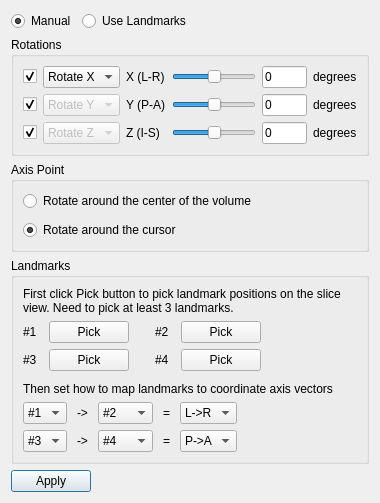
     <widget class="QWidget" name="tabRotate">
      <attribute name="title">
       <string>Rotate</string>
      </attribute>
      <layout class="QVBoxLayout" name="verticalLayout_3">
       <property name="sizeConstraint">
        <enum>QLayout::SetDefaultConstraint</enum>
       </property>
       <item>
        <layout class="QHBoxLayout" name="horizontalLayout_3">
         <property name="topMargin">
          <number>0</number>
         </property>
         <item>
          <widget class="QRadioButton" name="radioButtonRotateManual">
           <property name="text">
            <string>Manual</string>
           </property>
           <property name="checkable">
            <bool>true</bool>
           </property>
           <property name="checked">
            <bool>true</bool>
           </property>
          </widget>
         </item>
         <item>
          <widget class="QRadioButton" name="radioButtonRotateLandmarks">
           <property name="text">
            <string>Use Landmarks</string>
           </property>
           <property name="autoExclusive">
            <bool>true</bool>
           </property>
          </widget>
         </item>
         <item>
          <spacer name="horizontalSpacer_4">
           <property name="orientation">
            <enum>Qt::Horizontal</enum>
           </property>
           <property name="sizeHint" stdset="0">
            <size>
             <width>40</width>
             <height>20</height>
            </size>
           </property>
          </spacer>
         </item>
        </layout>
       </item>
       <item>
        <widget class="QGroupBox" name="groupBox">
         <property name="title">
          <string>Rotations</string>
         </property>
         <layout class="QGridLayout" name="gridLayout" columnstretch="0,0,0,1,0,0">
          <property name="horizontalSpacing">
           <number>6</number>
          </property>
          <item row="0" column="0">
           <widget class="QCheckBox" name="checkBoxRotateX">
            <property name="text">
             <string/>
            </property>
            <property name="checked">
             <bool>true</bool>
            </property>
           </widget>
          </item>
          <item row="0" column="1">
           <widget class="QComboBox" name="comboBoxRotateX">
            <property name="maximumSize">
             <size>
              <width>16777215</width>
              <height>16777215</height>
             </size>
            </property>
            <item>
             <property name="text">
              <string>Rotate X</string>
             </property>
            </item>
            <item>
             <property name="text">
              <string>Rotate Y</string>
             </property>
            </item>
            <item>
             <property name="text">
              <string>Rotate Z</string>
             </property>
            </item>
           </widget>
          </item>
          <item row="0" column="5">
           <widget class="QLabel" name="label_8">
            <property name="text">
             <string>degrees</string>
            </property>
           </widget>
          </item>
          <item row="1" column="0">
           <widget class="QCheckBox" name="checkBoxRotateY">
            <property name="text">
             <string/>
            </property>
            <property name="checked">
             <bool>true</bool>
            </property>
           </widget>
          </item>
          <item row="1" column="1">
           <widget class="QComboBox" name="comboBoxRotateY">
            <property name="enabled">
             <bool>false</bool>
            </property>
            <property name="currentIndex">
             <number>1</number>
            </property>
            <item>
             <property name="text">
              <string>Rotate X</string>
             </property>
            </item>
            <item>
             <property name="text">
              <string>Rotate Y</string>
             </property>
            </item>
            <item>
             <property name="text">
              <string>Rotate Z</string>
             </property>
            </item>
           </widget>
          </item>
          <item row="1" column="5">
           <widget class="QLabel" name="label_9">
            <property name="enabled">
             <bool>true</bool>
            </property>
            <property name="text">
             <string>degrees</string>
            </property>
           </widget>
          </item>
          <item row="2" column="0">
           <widget class="QCheckBox" name="checkBoxRotateZ">
            <property name="text">
             <string/>
            </property>
            <property name="checked">
             <bool>true</bool>
            </property>
           </widget>
          </item>
          <item row="2" column="1">
           <widget class="QComboBox" name="comboBoxRotateZ">
            <property name="enabled">
             <bool>false</bool>
            </property>
            <property name="currentIndex">
             <number>2</number>
            </property>
            <item>
             <property name="text">
              <string>Rotate X</string>
             </property>
            </item>
            <item>
             <property name="text">
              <string>Rotate Y</string>
             </property>
            </item>
            <item>
             <property name="text">
              <string>Rotate Z</string>
             </property>
            </item>
           </widget>
          </item>
          <item row="2" column="5">
           <widget class="QLabel" name="label_10">
            <property name="enabled">
             <bool>true</bool>
            </property>
            <property name="text">
             <string>degrees</string>
            </property>
           </widget>
          </item>
          <item row="0" column="3">
           <widget class="QSlider" name="horizontalSliderRotateX">
            <property name="sizePolicy">
             <sizepolicy hsizetype="Expanding" vsizetype="Fixed">
              <horstretch>1</horstretch>
              <verstretch>0</verstretch>
             </sizepolicy>
            </property>
            <property name="minimum">
             <number>-180</number>
            </property>
            <property name="maximum">
             <number>180</number>
            </property>
            <property name="orientation">
             <enum>Qt::Horizontal</enum>
            </property>
           </widget>
          </item>
          <item row="0" column="4">
           <widget class="QLineEdit" name="lineEditRotateX">
            <property name="maximumSize">
             <size>
              <width>45</width>
              <height>16777215</height>
             </size>
            </property>
            <property name="text">
             <string>0</string>
            </property>
           </widget>
          </item>
          <item row="1" column="4">
           <widget class="QLineEdit" name="lineEditRotateY">
            <property name="enabled">
             <bool>true</bool>
            </property>
            <property name="maximumSize">
             <size>
              <width>45</width>
              <height>16777215</height>
             </size>
            </property>
            <property name="text">
             <string>0</string>
            </property>
           </widget>
          </item>
          <item row="2" column="4">
           <widget class="QLineEdit" name="lineEditRotateZ">
            <property name="enabled">
             <bool>true</bool>
            </property>
            <property name="maximumSize">
             <size>
              <width>45</width>
              <height>16777215</height>
             </size>
            </property>
            <property name="text">
             <string>0</string>
            </property>
           </widget>
          </item>
          <item row="1" column="3">
           <widget class="QSlider" name="horizontalSliderRotateY">
            <property name="enabled">
             <bool>true</bool>
            </property>
            <property name="sizePolicy">
             <sizepolicy hsizetype="Expanding" vsizetype="Fixed">
              <horstretch>1</horstretch>
              <verstretch>0</verstretch>
             </sizepolicy>
            </property>
            <property name="minimum">
             <number>-180</number>
            </property>
            <property name="maximum">
             <number>180</number>
            </property>
            <property name="orientation">
             <enum>Qt::Horizontal</enum>
            </property>
           </widget>
          </item>
          <item row="2" column="3">
           <widget class="QSlider" name="horizontalSliderRotateZ">
            <property name="enabled">
             <bool>true</bool>
            </property>
            <property name="sizePolicy">
             <sizepolicy hsizetype="Expanding" vsizetype="Fixed">
              <horstretch>1</horstretch>
              <verstretch>0</verstretch>
             </sizepolicy>
            </property>
            <property name="minimum">
             <number>-180</number>
            </property>
            <property name="maximum">
             <number>180</number>
            </property>
            <property name="orientation">
             <enum>Qt::Horizontal</enum>
            </property>
           </widget>
          </item>
          <item row="0" column="2">
           <widget class="QLabel" name="label_19">
            <property name="text">
             <string>X (L-R)</string>
            </property>
           </widget>
          </item>
          <item row="1" column="2">
           <widget class="QLabel" name="label_20">
            <property name="text">
             <string>Y (P-A)</string>
            </property>
           </widget>
          </item>
          <item row="2" column="2">
           <widget class="QLabel" name="label_21">
            <property name="text">
             <string>Z (I-S)</string>
            </property>
           </widget>
          </item>
         </layout>
        </widget>
       </item>
       <item>
        <widget class="QGroupBox" name="groupBoxAxis">
         <property name="title">
          <string>Axis Point</string>
         </property>
         <layout class="QVBoxLayout" name="verticalLayout">
          <property name="spacing">
           <number>9</number>
          </property>
          <item>
           <widget class="QRadioButton" name="radioButtonAroundCenter">
            <property name="text">
             <string>Rotate around the center of the volume</string>
            </property>
            <property name="checked">
             <bool>false</bool>
            </property>
           </widget>
          </item>
          <item>
           <widget class="QRadioButton" name="radioButtonAroundCursor">
            <property name="text">
             <string>Rotate around the cursor</string>
            </property>
            <property name="checked">
             <bool>true</bool>
            </property>
           </widget>
          </item>
         </layout>
        </widget>
       </item>
       <item>
        <widget class="QGroupBox" name="groupBoxLandmarks">
         <property name="sizePolicy">
          <sizepolicy hsizetype="Preferred" vsizetype="Preferred">
           <horstretch>0</horstretch>
           <verstretch>0</verstretch>
          </sizepolicy>
         </property>
         <property name="title">
          <string>Landmarks</string>
         </property>
         <layout class="QVBoxLayout" name="verticalLayout_7">
          <item>
           <widget class="QLabel" name="label_14">
            <property name="text">
             <string>First click Pick button to pick landmark positions on the slice view. Need to pick at least 3 landmarks.</string>
            </property>
            <property name="wordWrap">
             <bool>true</bool>
            </property>
           </widget>
          </item>
          <item>
           <layout class="QGridLayout" name="gridLayout_4">
            <item row="0" column="0">
             <widget class="QLabel" name="label_11">
              <property name="text">
               <string>#1</string>
              </property>
             </widget>
            </item>
            <item row="0" column="2">
             <widget class="QPushButton" name="pushButtonLandmarkPick1">
              <property name="text">
               <string>Pick</string>
              </property>
              <property name="checkable">
               <bool>true</bool>
              </property>
              <property name="autoExclusive">
               <bool>false</bool>
              </property>
              <property name="autoDefault">
               <bool>false</bool>
              </property>
             </widget>
            </item>
            <item row="0" column="3">
             <spacer name="horizontalSpacer_5">
              <property name="orientation">
               <enum>Qt::Horizontal</enum>
              </property>
              <property name="sizeType">
               <enum>QSizePolicy::Fixed</enum>
              </property>
              <property name="sizeHint" stdset="0">
               <size>
                <width>20</width>
                <height>5</height>
               </size>
              </property>
             </spacer>
            </item>
            <item row="0" column="4">
             <widget class="QLabel" name="label_12">
              <property name="text">
               <string>#2</string>
              </property>
             </widget>
            </item>
            <item row="0" column="5">
             <widget class="QtColorPicker" name="colorPickerLandmark2" native="true"/>
            </item>
            <item row="0" column="6">
             <widget class="QPushButton" name="pushButtonLandmarkPick2">
              <property name="text">
               <string>Pick</string>
              </property>
              <property name="checkable">
               <bool>true</bool>
              </property>
              <property name="autoExclusive">
               <bool>false</bool>
              </property>
              <property name="autoDefault">
               <bool>false</bool>
              </property>
             </widget>
            </item>
            <item row="0" column="7">
             <spacer name="horizontalSpacer_6">
              <property name="orientation">
               <enum>Qt::Horizontal</enum>
              </property>
              <property name="sizeHint" stdset="0">
               <size>
                <width>40</width>
                <height>20</height>
               </size>
              </property>
             </spacer>
            </item>
            <item row="1" column="0">
             <widget class="QLabel" name="label_13">
              <property name="text">
               <string>#3</string>
              </property>
             </widget>
            </item>
            <item row="1" column="2">
             <widget class="QPushButton" name="pushButtonLandmarkPick3">
              <property name="text">
               <string>Pick</string>
              </property>
              <property name="checkable">
               <bool>true</bool>
              </property>
              <property name="autoExclusive">
               <bool>false</bool>
              </property>
              <property name="autoDefault">
               <bool>false</bool>
              </property>
             </widget>
            </item>
            <item row="1" column="3">
             <spacer name="horizontalSpacer_7">
              <property name="orientation">
               <enum>Qt::Horizontal</enum>
              </property>
              <property name="sizeType">
               <enum>QSizePolicy::Fixed</enum>
              </property>
              <property name="sizeHint" stdset="0">
               <size>
                <width>20</width>
                <height>5</height>
               </size>
              </property>
             </spacer>
            </item>
            <item row="1" column="4">
             <widget class="QLabel" name="label_18">
              <property name="text">
               <string>#4</string>
              </property>
             </widget>
            </item>
            <item row="1" column="5">
             <widget class="QtColorPicker" name="colorPickerLandmark4" native="true"/>
            </item>
            <item row="1" column="6">
             <widget class="QPushButton" name="pushButtonLandmarkPick4">
              <property name="text">
               <string>Pick</string>
              </property>
              <property name="checkable">
               <bool>true</bool>
              </property>
              <property name="autoExclusive">
               <bool>false</bool>
              </property>
              <property name="autoDefault">
               <bool>false</bool>
              </property>
             </widget>
            </item>
            <item row="1" column="1">
             <widget class="QtColorPicker" name="colorPickerLandmark3" native="true"/>
            </item>
            <item row="0" column="1">
             <widget class="QtColorPicker" name="colorPickerLandmark1" native="true"/>
            </item>
           </layout>
          </item>
          <item>
           <spacer name="verticalSpacer_4">
            <property name="orientation">
             <enum>Qt::Vertical</enum>
            </property>
            <property name="sizeType">
             <enum>QSizePolicy::Fixed</enum>
            </property>
            <property name="sizeHint" stdset="0">
             <size>
              <width>20</width>
              <height>5</height>
             </size>
            </property>
           </spacer>
          </item>
          <item>
           <widget class="QLabel" name="label_15">
            <property name="text">
             <string>Then set how to map landmarks to coordinate axis vectors</string>
            </property>
            <property name="wordWrap">
             <bool>true</bool>
            </property>
           </widget>
          </item>
          <item>
           <layout class="QGridLayout" name="gridLayout_6">
            <property name="horizontalSpacing">
             <number>10</number>
            </property>
            <item row="0" column="0">
             <widget class="QComboBox" name="comboBoxAxis11">
              <property name="minimumSize">
               <size>
                <width>0</width>
                <height>0</height>
               </size>
              </property>
              <property name="maximumSize">
               <size>
                <width>80</width>
                <height>16777215</height>
               </size>
              </property>
              <property name="currentIndex">
               <number>0</number>
              </property>
              <item>
               <property name="text">
                <string>#1</string>
               </property>
              </item>
              <item>
               <property name="text">
                <string>#2</string>
               </property>
              </item>
              <item>
               <property name="text">
                <string>#3</string>
               </property>
              </item>
              <item>
               <property name="text">
                <string>#4</string>
               </property>
              </item>
             </widget>
            </item>
            <item row="0" column="1">
             <widget class="QLabel" name="label_16">
              <property name="text">
               <string>-&gt;</string>
              </property>
             </widget>
            </item>
            <item row="0" column="2">
             <widget class="QComboBox" name="comboBoxAxis12">
              <property name="minimumSize">
               <size>
                <width>55</width>
                <height>0</height>
               </size>
              </property>
              <property name="maximumSize">
               <size>
                <width>80</width>
                <height>16777215</height>
               </size>
              </property>
              <property name="currentIndex">
               <number>1</number>
              </property>
              <item>
               <property name="text">
                <string>#1</string>
               </property>
              </item>
              <item>
               <property name="text">
                <string>#2</string>
               </property>
              </item>
              <item>
               <property name="text">
                <string>#3</string>
               </property>
              </item>
              <item>
               <property name="text">
                <string>#4</string>
               </property>
              </item>
             </widget>
            </item>
            <item row="0" column="3">
             <widget class="QLabel" name="label_17">
              <property name="text">
               <string>=</string>
              </property>
             </widget>
            </item>
            <item row="0" column="4">
             <widget class="QComboBox" name="comboBoxAxisTarget1">
              <property name="minimumSize">
               <size>
                <width>0</width>
                <height>0</height>
               </size>
              </property>
              <property name="maximumSize">
               <size>
                <width>60</width>
                <height>16777215</height>
               </size>
              </property>
              <item>
               <property name="text">
                <string>L-&gt;R</string>
               </property>
              </item>
              <item>
               <property name="text">
                <string>P-&gt;A</string>
               </property>
              </item>
              <item>
               <property name="text">
                <string>I-&gt;S</string>
               </property>
              </item>
             </widget>
            </item>
            <item row="0" column="5">
             <spacer name="horizontalSpacer_11">
              <property name="orientation">
               <enum>Qt::Horizontal</enum>
              </property>
              <property name="sizeHint" stdset="0">
               <size>
                <width>40</width>
                <height>20</height>
               </size>
              </property>
             </spacer>
            </item>
            <item row="1" column="0">
             <widget class="QComboBox" name="comboBoxAxis21">
              <property name="maximumSize">
               <size>
                <width>80</width>
                <height>16777215</height>
               </size>
              </property>
              <property name="currentIndex">
               <number>2</number>
              </property>
              <item>
               <property name="text">
                <string>#1</string>
               </property>
              </item>
              <item>
               <property name="text">
                <string>#2</string>
               </property>
              </item>
              <item>
               <property name="text">
                <string>#3</string>
               </property>
              </item>
              <item>
               <property name="text">
                <string>#4</string>
               </property>
              </item>
             </widget>
            </item>
            <item row="1" column="1">
             <widget class="QLabel" name="label_25">
              <property name="text">
               <string>-&gt;</string>
              </property>
             </widget>
            </item>
            <item row="1" column="2">
             <widget class="QComboBox" name="comboBoxAxis22">
              <property name="maximumSize">
               <size>
                <width>80</width>
                <height>16777215</height>
               </size>
              </property>
              <property name="currentIndex">
               <number>3</number>
              </property>
              <item>
               <property name="text">
                <string>#1</string>
               </property>
              </item>
              <item>
               <property name="text">
                <string>#2</string>
               </property>
              </item>
              <item>
               <property name="text">
                <string>#3</string>
               </property>
              </item>
              <item>
               <property name="text">
                <string>#4</string>
               </property>
              </item>
             </widget>
            </item>
            <item row="1" column="3">
             <widget class="QLabel" name="label_26">
              <property name="text">
               <string>=</string>
              </property>
             </widget>
            </item>
            <item row="1" column="4">
             <widget class="QComboBox" name="comboBoxAxisTarget2">
              <property name="maximumSize">
               <size>
                <width>60</width>
                <height>16777215</height>
               </size>
              </property>
              <property name="currentIndex">
               <number>1</number>
              </property>
              <item>
               <property name="text">
                <string>L-&gt;R</string>
               </property>
              </item>
              <item>
               <property name="text">
                <string>P-&gt;A</string>
               </property>
              </item>
              <item>
               <property name="text">
                <string>I-&gt;S</string>
               </property>
              </item>
             </widget>
            </item>
            <item row="1" column="5">
             <spacer name="horizontalSpacer_12">
              <property name="orientation">
               <enum>Qt::Horizontal</enum>
              </property>
              <property name="sizeHint" stdset="0">
               <size>
                <width>40</width>
                <height>20</height>
               </size>
              </property>
             </spacer>
            </item>
           </layout>
          </item>
         </layout>
        </widget>
       </item>
       <item>
        <layout class="QHBoxLayout" name="horizontalLayout_4">
         <property name="topMargin">
          <number>0</number>
         </property>
         <item>
          <widget class="QPushButton" name="pushButtonApply">
           <property name="text">
            <string>Apply</string>
           </property>
           <property name="default">
            <bool>true</bool>
           </property>
          </widget>
         </item>
         <item>
          <spacer name="horizontalSpacer_3">
           <property name="orientation">
            <enum>Qt::Horizontal</enum>
           </property>
           <property name="sizeHint" stdset="0">
            <size>
             <width>0</width>
             <height>0</height>
            </size>
           </property>
          </spacer>
         </item>
        </layout>
       </item>
      </layout>
     </widget>
